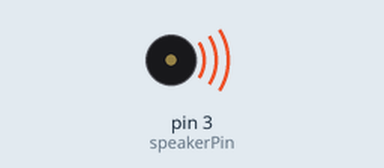
Recording of a sketch running on a simulated Arduino Uno, built with avr-gcc and run on an emulated ATmega328P. Shown: buzzer (waves = sounding).

Above: at 1.3 s.
At 7.5 s:
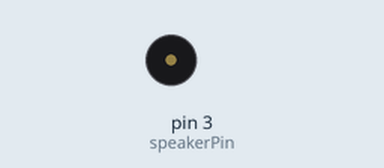
Timing chart, 0 to 15.5 s (numbered marks = the images above):
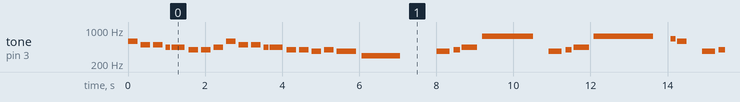

The sketch:

project5.ino
```cpp
/*========================================================
   Irene Alvarado
   Gadgets and Sensors

   Project 5:
   Build a device which plays three or more tones on a speaker. If you wish to play a short
  tune, the frequency and period table on the back may be helpful.

    Implemented a small part of "High and Dry" by Radiohead

    Resources: Relying heavily (almost all of the codebase) on this code
    made by Tom Igoe
    https://www.arduino.cc/en/Tutorial/toneMelody
  ========================================================*/

#include "pitches.h"

const int speakerPin = 3;

// notes in the melody:
int melody3[] = {
  NOTE_C4, NOTE_G3, NOTE_G3, NOTE_A3, NOTE_G3, 0, NOTE_B3, NOTE_C4
};


// note durations: 4 = quarter note, 8 = eighth note, etc.:
int noteDurations3[] = {
  4, 8, 8, 4, 4, 4, 4, 4
};


int melody[] = {
  NOTE_D5, NOTE_B4, NOTE_B4, NOTE_A4, NOTE_A4, NOTE_G4, NOTE_G4, NOTE_A4,
  NOTE_D5, NOTE_B4, NOTE_B4, NOTE_A4, NOTE_A4, NOTE_G4, NOTE_G4, NOTE_FS4, NOTE_G4, NOTE_FS4, NOTE_D4,
  0, NOTE_FS4, NOTE_G4, NOTE_A4, NOTE_FS5, NOTE_FS4, NOTE_G4, NOTE_A4, NOTE_FS5, NOTE_E5, NOTE_D5,
  0, NOTE_FS4, NOTE_G4, NOTE_A4, NOTE_FS5, 0, NOTE_FS4, NOTE_G4, NOTE_FS4, NOTE_D4
};

float noteDurations[] = {
  4, 4, 4 , 8, 3, 4, 4, 4,
  4, 4, 4 , 8, 3, 4, 4, 4, 4, 2, 1,
  2, 3, 6, 2.5, 0.75, 3, 6, 2.5, 0.65, 8, 4,
  4, 3, 6, 2.5, 0.5, 3, 3, 6, 2.5, 0.5
};

void setup() {

}

void loop() {
  playSong();
}

void playSong() {
  // Find the length of the melody
  int totalNotes = sizeof(melody) / sizeof(int);

  // iterate over the notes of the melody:
  for (int thisNote = 0; thisNote < totalNotes ; thisNote++) {

    // to calculate the note duration, take one second
    // divided by the note type.
    //e.g. quarter note = 1000 / 4, eighth note = 1000/8, etc.
    float noteDuration = 1000 / noteDurations[thisNote];
    tone(speakerPin, melody[thisNote], noteDuration);

    // to distinguish the notes, set a minimum time between them.
    // the note's duration + 30% seems to work well:
    int pauseBetweenNotes = noteDuration * 1.30;
    delay(pauseBetweenNotes);

    // if we wanted to stop all tones from playing we'd use
    // noTone(speakerPin);
  }
  delay(1000);
}
```

pitches.h
```cpp
/*************************************************
 * Public Constants
 *************************************************/

#define NOTE_B0  31
#define NOTE_C1  33
#define NOTE_CS1 35
#define NOTE_D1  37
#define NOTE_DS1 39
#define NOTE_E1  41
#define NOTE_F1  44
#define NOTE_FS1 46
#define NOTE_G1  49
#define NOTE_GS1 52
#define NOTE_A1  55
#define NOTE_AS1 58
#define NOTE_B1  62
#define NOTE_C2  65
#define NOTE_CS2 69
#define NOTE_D2  73
#define NOTE_DS2 78
#define NOTE_E2  82
#define NOTE_F2  87
#define NOTE_FS2 93
#define NOTE_G2  98
#define NOTE_GS2 104
#define NOTE_A2  110
#define NOTE_AS2 117
#define NOTE_B2  123
#define NOTE_C3  131
#define NOTE_CS3 139
#define NOTE_D3  147
#define NOTE_DS3 156
#define NOTE_E3  165
#define NOTE_F3  175
#define NOTE_FS3 185
#define NOTE_G3  196
#define NOTE_GS3 208
#define NOTE_A3  220
#define NOTE_AS3 233
#define NOTE_B3  247
#define NOTE_C4  262
#define NOTE_CS4 277
#define NOTE_D4  294
#define NOTE_DS4 311
#define NOTE_E4  330
#define NOTE_F4  349
#define NOTE_FS4 370
#define NOTE_G4  392
#define NOTE_GS4 415
#define NOTE_A4  440
#define NOTE_AS4 466
#define NOTE_B4  494
#define NOTE_C5  523
#define NOTE_CS5 554
#define NOTE_D5  587
#define NOTE_DS5 622
#define NOTE_E5  659
#define NOTE_F5  698
#define NOTE_FS5 740
#define NOTE_G5  784
#define NOTE_GS5 831
#define NOTE_A5  880
#define NOTE_AS5 932
#define NOTE_B5  988
#define NOTE_C6  1047
#define NOTE_CS6 1109
#define NOTE_D6  1175
#define NOTE_DS6 1245
#define NOTE_E6  1319
#define NOTE_F6  1397
#define NOTE_FS6 1480
#define NOTE_G6  1568
#define NOTE_GS6 1661
#define NOTE_A6  1760
#define NOTE_AS6 1865
#define NOTE_B6  1976
#define NOTE_C7  2093
#define NOTE_CS7 2217
#define NOTE_D7  2349
#define NOTE_DS7 2489
#define NOTE_E7  2637
#define NOTE_F7  2794
#define NOTE_FS7 2960
#define NOTE_G7  3136
#define NOTE_GS7 3322
#define NOTE_A7  3520
#define NOTE_AS7 3729
#define NOTE_B7  3951
#define NOTE_C8  4186
#define NOTE_CS8 4435
#define NOTE_D8  4699
#define NOTE_DS8 4978
```

Measured:
- by itself, tone on pin 3 (speakerPin): plays 587 Hz for 0.25 s, 494 Hz for 0.25 s, 494 Hz for 0.25 s, 440 Hz for 0.13 s, 440 Hz for 0.33 s, 392 Hz for 0.25 s … (208 notes in this stretch)
